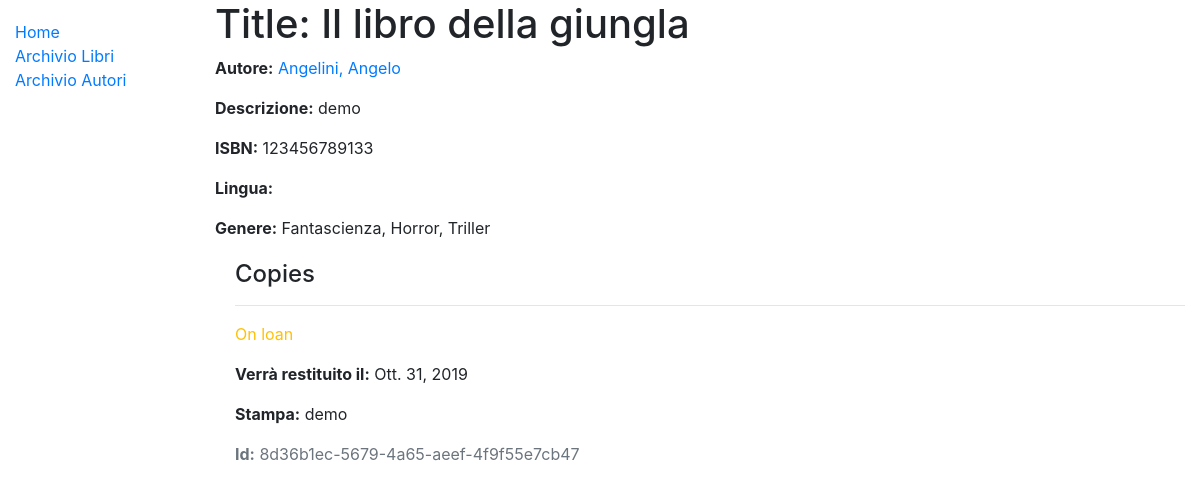
/catalog/book/2, run on the app's committed database.
### catalog/models.py (models this page shows, shortened)
class Book(models.Model):
    title = models.CharField(max_length=200)
    author = models.ForeignKey('Author', on_delete=models.SET_NULL, null=True)
    summary = models.TextField(max_length=1000, help_text='Enter a brief description of the book')
    isbn = models.CharField('ISBN', max_length=13, help_text='13 Character <a href="https://www.isbn-international.org/content/what-isbn">ISBN number</a>')
    genre = models.ManyToManyField(Genre, help_text='Select a genre for this book')
    def display_genre(self):
        """Create a string for the Genre. This is required to display genre in Admin."""
        return ', '.join(genre.name for genre in self.genre.all()[:3])
    display_genre.short_description = 'Genre'

class Author(models.Model):
    first_name = models.CharField(max_length=100)
    last_name = models.CharField(max_length=100)
    date_of_birth = models.DateField(null=True, blank=True)
    date_of_death = models.DateField('Died', null=True, blank=True)
    class Meta:
        ordering = ['last_name', 'first_name']
    def get_absolute_url(self):
        return reverse('author-detail', args=[str(self.id)])
    def __str__(self):
        return f'{self.last_name}, {self.first_name}'

class Genre(models.Model):
    name = models.CharField(max_length=200, help_text='Enter a book genre (e.g. Science Fiction)')
    def __str__(self):
        return self.name

class BookInstance(models.Model):
    id = models.UUIDField(primary_key=True, default=uuid.uuid4, help_text='Unique ID for this particular book across whole library')
    book = models.ForeignKey('Book', on_delete=models.SET_NULL, null=True)
    imprint = models.CharField(max_length=200)
    due_back = models.DateField(null=True, blank=True)
    LOAN_STATUS = (
        ('m', 'Maintenance'),
        ('o', 'On loan'),
        ('a', 'Available'),
        ('r', 'Reserved'),
    )
    status = models.CharField(
        max_length=1,
        choices=LOAN_STATUS,
        blank=True,
        default='m',
        help_text='Book availability',
    )
    class Meta:
        ordering = ['due_back']

### catalog/views.py (the view)
# urls.py: path('book/<int:pk>', views.BookDetailView.as_view(), name='book-detail'),
class BookDetailView(generic.DetailView):
    model = Book

### catalog/templates/catalog/book_detail.html
{% extends "base_generic.html" %}
{% block content %}
  <h1>Title: {{ book.title }}</h1>
  <p><strong>Autore:</strong> <a href="{{book.author.get_absolute_url}}">{{ book.author }}</a></p>
  <p><strong>Descrizione:</strong> {{ book.summary }}</p>
  <p><strong>ISBN:</strong> {{ book.isbn }}</p>
  <p><strong>Lingua:</strong> {{ book.language }}</p>
  <p><strong>Genere:</strong> {% for genre in book.genre.all %} {{ genre }}{% if not forloop.last %}, {% endif %}{% endfor %}</p>
  <div style="margin-left:20px;margin-top:20px">
    <h4>Copies</h4>
    {% for copy in book.bookinstance_set.all %}
      <hr>
      <p class="
        {% if copy.status == 'a' %}
          text-success
        {% elif copy.status == 'm' %}
          text-danger
        {% else %}
          text-warning
        {% endif %}">
        {{ copy.get_status_display }}
      </p>
      {% if copy.status != 'a' %}
        <p><strong>Verrà restituito il:</strong> {{ copy.due_back }}</p>
      {% endif %}
      <p><strong>Stampa:</strong> {{ copy.imprint }}</p>
      <p class="text-muted"><strong>Id:</strong> {{ copy.id }}</p>
    {% endfor %}
  </div>
{% endblock %}

### catalog/templates/base_generic.html (shortened to what this page needs)
<!DOCTYPE html>
<html lang="it">
<head>
  <link rel="stylesheet"
        href="https://stackpath.bootstrapcdn.com/bootstrap/4.1.3/css/bootstrap.min.css"
>
  {% load static %}
  <link rel="stylesheet" href="{% static '/css/style.css' %}">
</head>
<body>
  <div class="container-fluid">
    <div class="row">
      <div class="col-sm-2">
      {% block sidebar %}
        <ul class="sidebar-nav">
          <li><a href="{% url 'index' %}">Home</a></li>
          <li><a href="{% url 'books' %}">Archivio Libri</a></li>
          <li><a href="{% url 'authors' %}">Archivio Autori</a></li>
        </ul>
     {% endblock %}
      </div>
      <div class="col-sm-10 ">
        {% block content %}{% endblock %}
      </div>
    </div>
  </div>
</body>
</html>

### catalog/static/css/style.css (style rules this page uses)
.sidebar-nav { margin-top: 20px; padding: 0; list-style: none; }

### data on the page
Book: title "Il libro della giungla", author "Angelini, Angelo", summary "demo", isbn "123456789133"
Genre: name "Fantascienza"
Genre: name "Horror"
Genre: name "Triller"
BookInstance: status "On loan", due_back "Ott. 31, 2019", imprint "demo", id "8d36b1ec-5679-4a65-aeef-4f9f55e7cb47"
